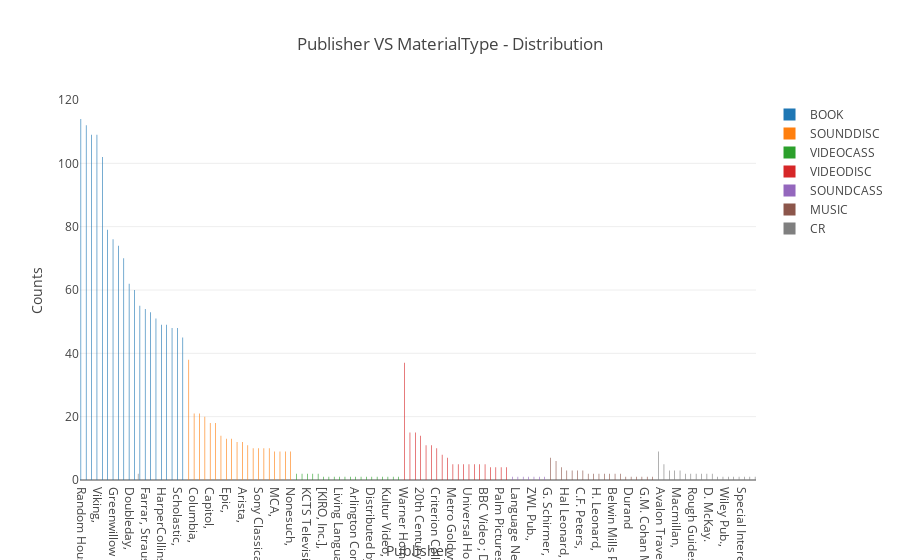

Notebook code for this chart:
### Code cell
categorical_feature_distribution('Publisher','MaterialType', 20)

### Figure 1 — Plotly figure (JSON) as saved in the notebook; plotly's stock layout.template omitted (floating-point values rounded to 4 significant figures)
{"data": [{"name": "BOOK", "type": "bar", "uid": "81e87c62-83a3-11e9-93f6-303a647ae7c5", "x": ["Random House,", "HarperCollins,", "Thorndike Press,", "Viking,", "Houghton Mifflin,", "Little, Brown,", "Greenwillow Books,", "Simon & Schuster,", "Oxford University Press,", "Doubleday,", "St. Martin's Press,", "Candlewick Press,", "Farrar, Straus and Giroux,", "Holiday House,", "Ballantine Books,", "HarperCollins Publishers,", "Harcourt,", "Simon & Schuster Books for Young Readers,", "Scholastic,", "Dutton Children's Books,"], "y": [114, 112, 109, 109, 102, 79, 76, 74, 70, 62, 60, 55, 54, 53, 51, 49, 49, 48, 48, 45]}, {"name": "SOUNDDISC", "type": "bar", "uid": "81e87c63-83a3-11e9-93f6-303a647ae7c5", "x": ["Recorded Books,", "Columbia,", "Warner Bros.,", "Rhino,", "Capitol,", "Books on Tape,", "Columbia/Legacy,", "Epic,", "Elektra,", "Blue Note,", "Arista,", "Atlantic,", "A&M Records,", "Sony Classical,", "Verve,", "Rounder,", "MCA,", "RCA,", "Warner Bros. Records,", "Nonesuch,"], "y": [38, 21, 21, 20, 18, 18, 14, 13, 13, 12, 12, 11, 10, 10, 10, 10, 9, 9, 9, 9]}, {"name": "VIDEOCASS", "type": "bar", "uid": "81e87c64-83a3-11e9-93f6-303a647ae7c5", "x": ["Grolier,", "Portland Press,", "KCTS Television,", "KCTS,", "Bullfrog Films,", "[KIRO, Inc.],", "Films for the Humanities & Sciences,", "The Society,", "Living Language,", "Crossroads Video,", "LinDon NW Productions,", "Arlington Community Television,", "Mimbres Fever,", "Countertop Video Corp.,", "Distributed by Wehman Video,", "Fisher Broadcasting,", "University of California Extension Media Center,", "Kultur Video,", "Seattle Public Utilities,", "Video-Sig,"], "y": [2, 2, 2, 2, 2, 1, 1, 1, 1, 1, 1, 1, 1, 1, 1, 1, 1, 1, 1, 1]}, {"name": "VIDEODISC", "type": "bar", "uid": "81e87c65-83a3-11e9-93f6-303a647ae7c5", "x": ["Warner Home Video,", "Columbia TriStar Home Entertainment,", "Universal,", "20th Century Fox Home Entertainment,", "Paramount,", "MGM Home Entertainment,", "Criterion Collection,", "Columbia TriStar Home Video,", "Paramount Pictures,", "Metro Goldwyn Mayer Home Entertainment,", "BBC Video ; Distributed by Warner Home Video,", "PBS DVD,", "Universal Home Video,", "Touchstone Home Entertainment ; Distributed by Buena Vista Home Entertainment,", "Twentieth Century Fox Home Entertainment,", "BBC Video ; Distributed in the USA and Canada by Warner Home Video,", "New Yorker Video,", "Lions Gate Home Entertainment,", "Palm Pictures,", "Criterion Collection ; Distributed by Home Vision Entertainment,"], "y": [37, 15, 15, 14, 11, 11, 10, 8, 7, 5, 5, 5, 5, 5, 5, 5, 4, 4, 4, 4]}, {"name": "SOUNDCASS", "type": "bar", "uid": "81e87c66-83a3-11e9-93f6-303a647ae7c5", "x": ["Houghton Mifflin Co.,", "Language Network,", "Seattle Gilbert & Sullivan Society,", "Mulberry Books,", "ZWL Pub.,", "Barron's Educational Series,", "Live Oak Media,"], "y": [1, 1, 1, 1, 1, 1, 1]}, {"name": "MUSIC", "type": "bar", "uid": "81e87c67-83a3-11e9-93f6-303a647ae7c5", "x": ["G. Schirmer,", "Warner Bros. Publications,", "H. Leonard Pub. Corp.,", "Hal Leonard,", "International Music Co.,", "M. Bay Publications,", "C.F. Peters,", "Mel Bay Publications,", "Robbins Music Corp.,", "H. Leonard,", "Ricordi,", "C. Fischer,", "Belwin Mills Pub. Corp.,", "Boosey & Hawkes,", "CPP/Belwin : Kalmus,", "Durand", "J. McHugh Music,", "Editions Salabert,", "G.M. Cohan Music Pub. Co. : exclusive distributor, H. Leonard Pub. Corp.,", "Harcourt, Brace"], "y": [7, 6, 4, 3, 3, 3, 3, 2, 2, 2, 2, 2, 2, 2, 1, 1, 1, 1, 1, 1]}, {"name": "MIXED", "type": "bar", "uid": "81e87c68-83a3-11e9-93f6-303a647ae7c5", "x": [], "y": []}, {"name": "CR", "type": "bar", "uid": "81e87c69-83a3-11e9-93f6-303a647ae7c5", "x": ["Lonely Planet Publications,", "Avalon Travel Pub.,", "DK Pub.,", "Sasquatch Books,", "Macmillan,", "Rough Guides : Distributed by the Penguin Group,", "Prentice Hall Trade Division,", "Rough Guides,", "Lonely Planet Publications", "St. Martin's Press,", "Lonely Planet,", "D. McKay.", "D. McKay", "House of Collectibles,", "Wiley Pub.,", "ExxonMobil Travel Publications,", "Peterson's,", "Special Interest Publications]", "F&W Publications [for] Writer's Digest Books,", "E. Utne,"], "y": [9, 5, 3, 3, 3, 2, 2, 2, 2, 2, 2, 2, 1, 1, 1, 1, 1, 1, 1, 1]}], "layout": {"barmode": "group", "title": "Publisher VS MaterialType - Distribution ", "xaxis": {"title": "Publisher"}, "yaxis": {"title": "Counts"}}}
